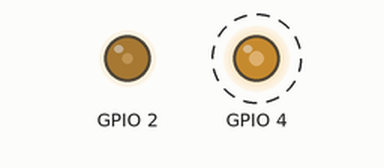
Recording of a sketch running on a simulated ESP32. Shown: output pins drawn as LEDs (lit = HIGH). Dashed ring = blinking. What the sketch prints to the serial monitor is not drawn.

Above: at 0.05 s.
Timing chart, 0 to 4.6 s (numbered marks = the images above):
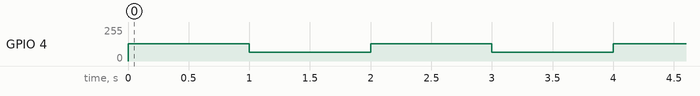

Measured:
- by itself, GPIO 4: alternates 128/255 for 1.0 s and 64/255 for 1.0 s

The sketch:

ledc-fade.ino
```cpp
// ledc-fade — tests assert (BT35): analogWrite(2, 64) puts GPIO2 at 1 kHz (period 1.000 ms
// ±0.1 %), high 25.0 % ±0.5 % (Arduino-ESP32 2.0.17's defaults: 1 kHz, 8 bits, channels taken
// from 15 down); ledcSetup(0, 5000, 13) + ledcAttachPin(4, 0) + ledcWrite(0, 4096) puts D4 at
// 5 kHz, 50 %. Then every second ledcWrite switches D4 between 25 % and 50 %: the change takes
// effect on a period boundary (analogWrite isn't used for that: in 2.0.17 it re-runs ledcSetup,
// which resets the timer). Prints "ready" after setup.
bool quarter = false;

void setup() {
  Serial.begin(115200);
  analogWrite(2, 64);
  ledcSetup(0, 5000, 13);
  ledcAttachPin(4, 0);
  ledcWrite(0, 4096);
  Serial.println("ready");
}

void loop() {
  delay(1000);
  quarter = !quarter;
  ledcWrite(0, quarter ? 2048 : 4096);
}
```
